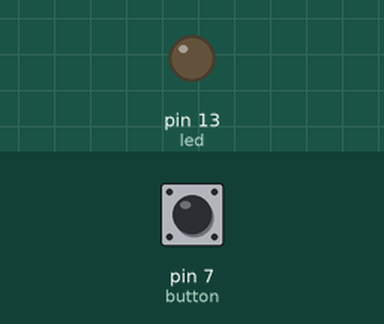
A sketch run on a simulated Arduino Uno, built with avr-gcc and run on an emulated ATmega328P. On the bench: output pins drawn as LEDs (lit = HIGH). The test bench sets the inputs (shaded band); at power-on: pin 7 (button) LOW.

Above: at 1.2 s.
1.3 s: pin 7 (button) pulled HIGH for 0.15 s
At 2.5 s:
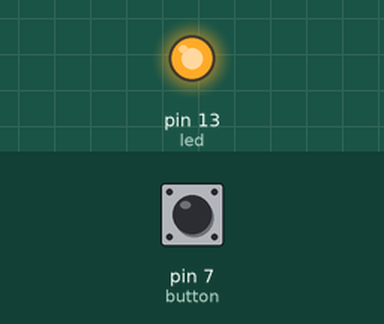
2.9 s: pin 7 (button) pulled HIGH for 1 s
At 3.8 s:
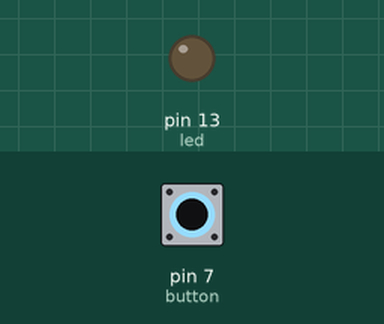
5.4 s: pin 7 (button) pulled HIGH for 3.2 s
At 5.7 s:
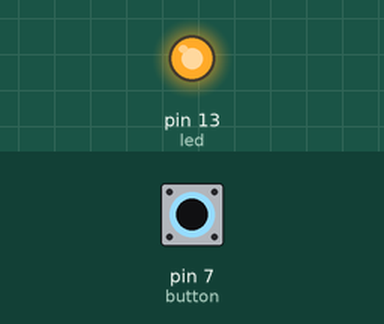
Timing chart, 0 to 8.4 s (numbered marks = the images above; inputs shaded):
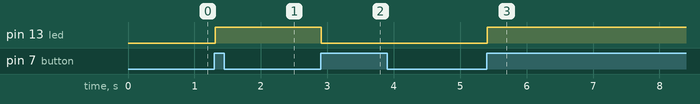

Measured:
- after the input at 1.3 s, pin 13 (led): LOW → HIGH at once
- after the input at 2.9 s, pin 13 (led): HIGH → LOW at once
- after the input at 5.4 s, pin 13 (led): LOW → HIGH at once

The sketch:

LigaLedBotao.ino
```cpp
int button = 7; // pin para leitura de quando o botao esta pressionado
int led = 13; // pin de saida de energia
int val = 0; // Estado do botao no caso desligado
int state = 0;
int old_val = 0;

void setup(){
  pinMode(led, OUTPUT); // Setando valores do led
  pinMode(button, INPUT); // Setando valores do botao
}

void loop(){
  val = digitalRead(button); // lendo os valores do botao

  if((val == HIGH) && (old_val == LOW)){
    state = 1 - state;
    delay(10);
  }

  old_val = val;

  // Verifico se esta precionado
  if(state == 1){
    // caso sim liga o led
    digitalWrite(led, HIGH);
  } else {
    // caso nao desliga o led
    digitalWrite(led, LOW);
  }
}
```
